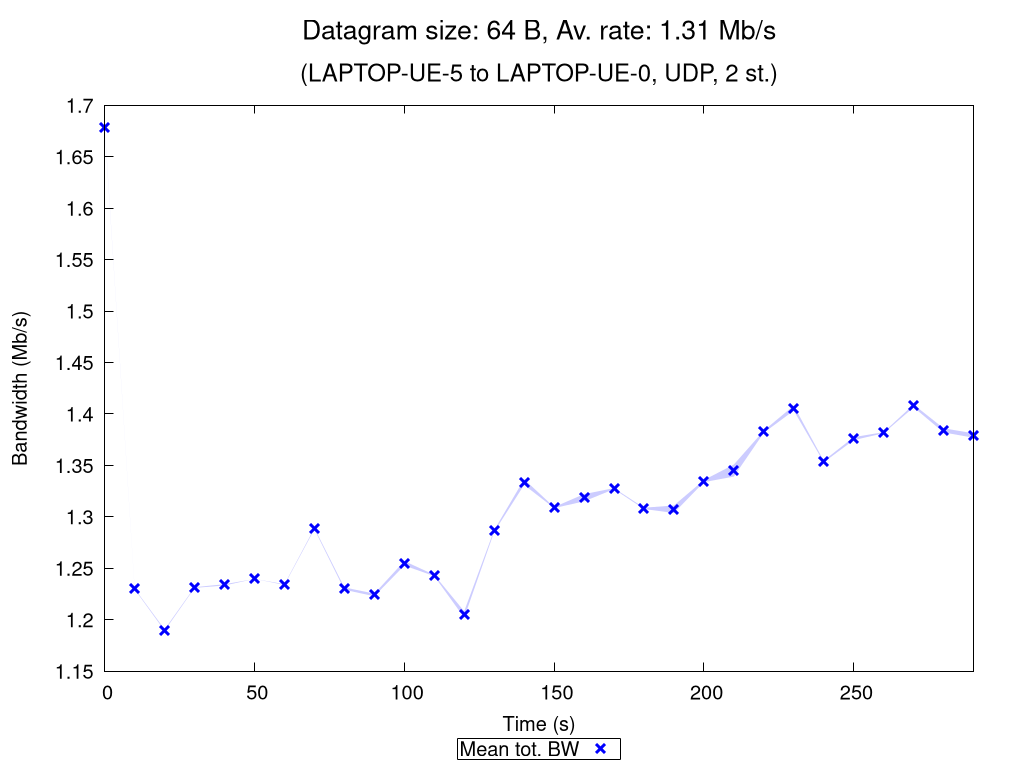

The script that saved this image:
set terminal pngcairo nocrop enhanced size 1024,768 font "Verdana,15"
set output "UDP_2_st_2020_10_12_12-56-35_two2one_00064B.png"

set title "{/=20 Datagram size: 64 B, Av. rate: 1.31 Mb/s}\n\n{/=18 (LAPTOP-UE-5 to LAPTOP-UE-0, UDP, 2 st.)}"

set xlabel "Time (s)"
set ylabel "Bandwidth (Mb/s)"
set ytics nomirror
set key bmargin center horizontal box samplen 1 width -1
set bmargin 4.6
set rmargin 4.5

rf = 1000000.0  # rate factor
set style fill transparent solid 0.2 noborder
set autoscale xfix
plot "UDP_2_st_2020_10_12_12-56-35_two2one_00064B_iperf_processed.dat" using 1:($2/rf-$3/rf):($2/rf+$3/rf) with filledcurves lc rgb "blue" notitle, \
     "" using 1:($2/rf) with points pt 2 ps 1.5 lw 3 lc rgb "blue" title "Mean tot. BW", \
